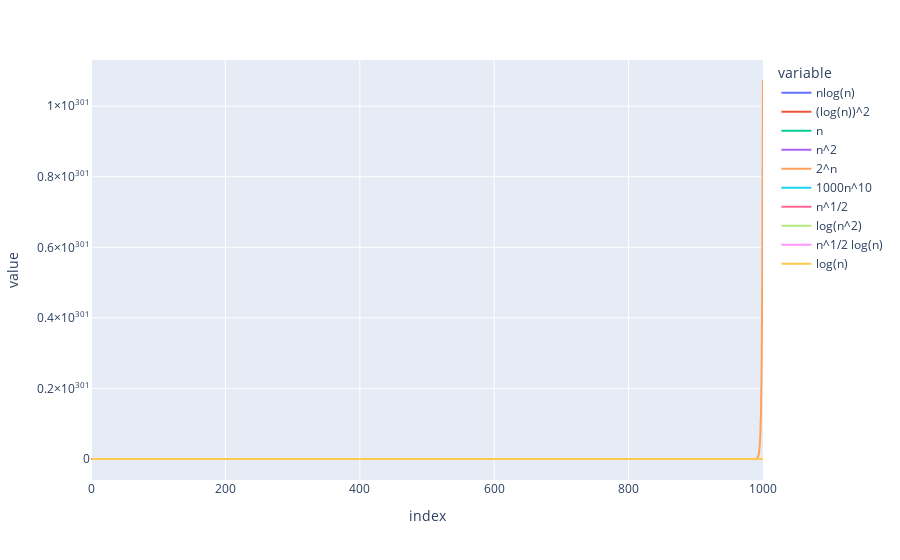

Source (notebook cell):
### Markdown cell above
Ordonner (sans justification) les fonctions suivantes par ordre de croissance, en
groupant ensemble les fonctions qui ont le même ordre de croissance. Vous pouvez
vérifier vos réponses en dessinant le graphes de ces fonctions à l'aide du module
`matplotlib` comme au TP précédent.

$$n \log_2 (n), \; (\log_2(n))^2, \; n, \; n^2, \; 2^n, \; 1000n^{10}, \; \sqrt{n}, \;
(\log_2(n^2)), \; \sqrt{n} \log_2 (n), \; \log_2 (n).$$


<font color=grey> S'aider des affirmations suivantes :
- Si $\lim_{n \rightarrow \infty}\frac{g(n)}{f(n)} = +\infty$ alors $f(n) = \mathcal{O}(g(n))$ 
- Si $\lim_{n \rightarrow \infty}\frac{f(n)}{g(n)} = 0$ alors  $f(n) = \mathcal{O}(g(n))$
</font>

$$ \log_2 (n) ; \log_2(n^2), \sqrt{n} ; \sqrt{n} \log_2 (n), (\log_2(n))^2 ; n ; n \log_2 (n) ; n^2 ; ; 1000n^{10} ; 2^n$$

### Code cell
import plotly.express as px
import pandas as pd
import numpy as np
import matplotlib.pyplot as plt
from scipy.special import factorial

val = pd.DataFrame();

x1 = 0
x2 = 1000
dx = 1

X = np.arange(x1, x2 + dx, dx, dtype=np.float64)

val['nlog(n)'] = X * np.log2(X)
val['(log(n))^2'] = np.log2(X)**2
val['n'] = X
val['n^2'] = X**2
val['2^n'] = 2**X
val['1000n^10'] = 1000 * X**10
val['n^1/2'] = X**0.5
val['log(n^2)'] = np.log2(X**2)
val['n^1/2 log(n)'] = X**0.5 * np.log2(X)
val['log(n)'] = np.log2(X)


val.index = X.round(1)


plt.show()
graph = px.line(data_frame=val)
graph.show()

val

### Figure 1 — Plotly figure (JSON) as saved in the notebook; plotly's stock layout.template omitted (floating-point values rounded to 4 significant figures; data arrays with more than 128 entries replaced by an {"elided": "..."} marker saying what was removed)
{"data": [{"hovertemplate": "variable=nlog(n)<br>index=%{x}<br>value=%{y}<extra></extra>", "legendgroup": "nlog(n)", "line": {"color": "#636efa", "dash": "solid"}, "marker": {"symbol": "circle"}, "mode": "lines", "name": "nlog(n)", "showlegend": true, "type": "scattergl", "x": {"elided": "1001 int values"}, "xaxis": "x", "y": {"elided": "1001 float values"}, "yaxis": "y"}, {"hovertemplate": "variable=(log(n))^2<br>index=%{x}<br>value=%{y}<extra></extra>", "legendgroup": "(log(n))^2", "line": {"color": "#EF553B", "dash": "solid"}, "marker": {"symbol": "circle"}, "mode": "lines", "name": "(log(n))^2", "showlegend": true, "type": "scattergl", "x": {"elided": "1001 int values"}, "xaxis": "x", "y": {"elided": "1001 float values"}, "yaxis": "y"}, {"hovertemplate": "variable=n<br>index=%{x}<br>value=%{y}<extra></extra>", "legendgroup": "n", "line": {"color": "#00cc96", "dash": "solid"}, "marker": {"symbol": "circle"}, "mode": "lines", "name": "n", "showlegend": true, "type": "scattergl", "x": {"elided": "1001 int values"}, "xaxis": "x", "y": {"elided": "1001 int values"}, "yaxis": "y"}, {"hovertemplate": "variable=n^2<br>index=%{x}<br>value=%{y}<extra></extra>", "legendgroup": "n^2", "line": {"color": "#ab63fa", "dash": "solid"}, "marker": {"symbol": "circle"}, "mode": "lines", "name": "n^2", "showlegend": true, "type": "scattergl", "x": {"elided": "1001 int values"}, "xaxis": "x", "y": {"elided": "1001 int values"}, "yaxis": "y"}, {"hovertemplate": "variable=2^n<br>index=%{x}<br>value=%{y}<extra></extra>", "legendgroup": "2^n", "line": {"color": "#FFA15A", "dash": "solid"}, "marker": {"symbol": "circle"}, "mode": "lines", "name": "2^n", "showlegend": true, "type": "scattergl", "x": {"elided": "1001 int values"}, "xaxis": "x", "y": {"elided": "1001 float values"}, "yaxis": "y"}, {"hovertemplate": "variable=1000n^10<br>index=%{x}<br>value=%{y}<extra></extra>", "legendgroup": "1000n^10", "line": {"color": "#19d3f3", "dash": "solid"}, "marker": {"symbol": "circle"}, "mode": "lines", "name": "1000n^10", "showlegend": true, "type": "scattergl", "x": {"elided": "1001 int values"}, "xaxis": "x", "y": {"elided": "1001 float values"}, "yaxis": "y"}, {"hovertemplate": "variable=n^1/2<br>index=%{x}<br>value=%{y}<extra></extra>", "legendgroup": "n^1/2", "line": {"color": "#FF6692", "dash": "solid"}, "marker": {"symbol": "circle"}, "mode": "lines", "name": "n^1/2", "showlegend": true, "type": "scattergl", "x": {"elided": "1001 int values"}, "xaxis": "x", "y": {"elided": "1001 float values"}, "yaxis": "y"}, {"hovertemplate": "variable=log(n^2)<br>index=%{x}<br>value=%{y}<extra></extra>", "legendgroup": "log(n^2)", "line": {"color": "#B6E880", "dash": "solid"}, "marker": {"symbol": "circle"}, "mode": "lines", "name": "log(n^2)", "showlegend": true, "type": "scattergl", "x": {"elided": "1001 int values"}, "xaxis": "x", "y": {"elided": "1001 float values"}, "yaxis": "y"}, {"hovertemplate": "variable=n^1/2 log(n)<br>index=%{x}<br>value=%{y}<extra></extra>", "legendgroup": "n^1/2 log(n)", "line": {"color": "#FF97FF", "dash": "solid"}, "marker": {"symbol": "circle"}, "mode": "lines", "name": "n^1/2 log(n)", "showlegend": true, "type": "scattergl", "x": {"elided": "1001 int values"}, "xaxis": "x", "y": {"elided": "1001 float values"}, "yaxis": "y"}, {"hovertemplate": "variable=log(n)<br>index=%{x}<br>value=%{y}<extra></extra>", "legendgroup": "log(n)", "line": {"color": "#FECB52", "dash": "solid"}, "marker": {"symbol": "circle"}, "mode": "lines", "name": "log(n)", "showlegend": true, "type": "scattergl", "x": {"elided": "1001 int values"}, "xaxis": "x", "y": {"elided": "1001 float values"}, "yaxis": "y"}], "layout": {"legend": {"title": {"text": "variable"}, "tracegroupgap": 0}, "margin": {"t": 60}, "xaxis": {"anchor": "y", "domain": [0, 1], "title": {"text": "index"}}, "yaxis": {"anchor": "x", "domain": [0, 1], "title": {"text": "value"}}}}
